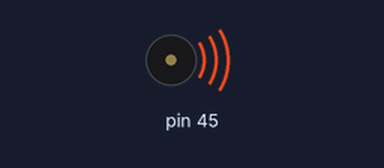
The program below on a simulated Arduino Mega 2560, built with avr-gcc and run on an emulated ATmega2560. Parts: buzzer (waves = sounding).

Above: at 0.1 s.
At 12.1 s:
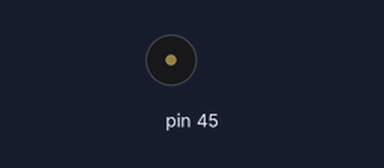
Timing chart, 0 to 13.6 s (numbered marks = the images above):
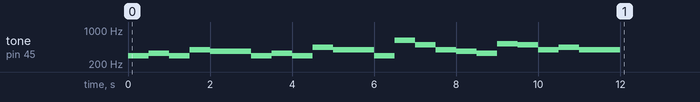

The program:

main.cpp
```cpp
#include <Arduino.h>
#include <MeAuriga.h>

MeBuzzer buzzer;

void setup()
{
  // put your setup code here, to run once:
  buzzer.setpin(45);

  // D4 (0.25 seconds) Hap
  buzzer.tone(294, 0.25 * 1000);
  // D4 (0.25 seconds) py
  buzzer.tone(294, 0.25 * 1000);
  // E4 (0.5 seconds) birth
  buzzer.tone(330, 0.5 * 1000);
  // D4 (0.5 seconds) day
  buzzer.tone(294, 0.5 * 1000);
  // G4 (0.5 seconds) to
  buzzer.tone(392, 0.5 * 1000);
  // F#4 (1.0) seconds) you
  buzzer.tone(370, 1.0 * 1000);

  // D4 (0.25 seconds) Hap
  buzzer.tone(294, 0.25 * 1000);
  // D4 (0.25 seconds) py
  buzzer.tone(294, 0.25 * 1000);
  // E4 (0.5 seconds) birth
  buzzer.tone(330, 0.5 * 1000);
  // D4 (0.5 seconds) day
  buzzer.tone(294, 0.5 * 1000);
  // A4 (0.5 seconds) to
  buzzer.tone(440, 0.5 * 1000);
  // G4 (1.0) seconds) you
  buzzer.tone(392, 1.0 * 1000);

  // D4 (0.25 seconds) Hap
  buzzer.tone(294, 0.25 * 1000);
  // D4 (0.25 seconds) py
  buzzer.tone(294, 0.25 * 1000);
  // D^5 (0.5 seconds) birth
  buzzer.tone(622, 0.5 * 1000);
  // B4 (0.5 seconds) day
  buzzer.tone(494, 0.5 * 1000);
  // G4 (0.5 seconds) to
  buzzer.tone(392, 0.5 * 1000);
  // F# (0.5) seconds) you
  buzzer.tone(370, 0.5 * 1000);
  // E4 (0.5 seconds) you
  buzzer.tone(330, 0.5 * 1000);

  // C5 (0.25 seconds) Hap
  buzzer.tone(523, 0.25 * 1000);
  // C5 (0.25 seconds) py
  buzzer.tone(523, 0.25 * 1000);
  // B4 (0.5 seconds) birth
  buzzer.tone(494, 0.5 * 1000);
  // G4 (0.5 seconds) day
  buzzer.tone(392, 0.5 * 1000);
  // A4 (0.5 seconds) to
  buzzer.tone(440, 0.5 * 1000);
  // G4 (1.0) seconds) you
  buzzer.tone(392, 1.0 * 1000);
}

void loop()
{
  // put your main code here, to run repeatedly:
}
```
